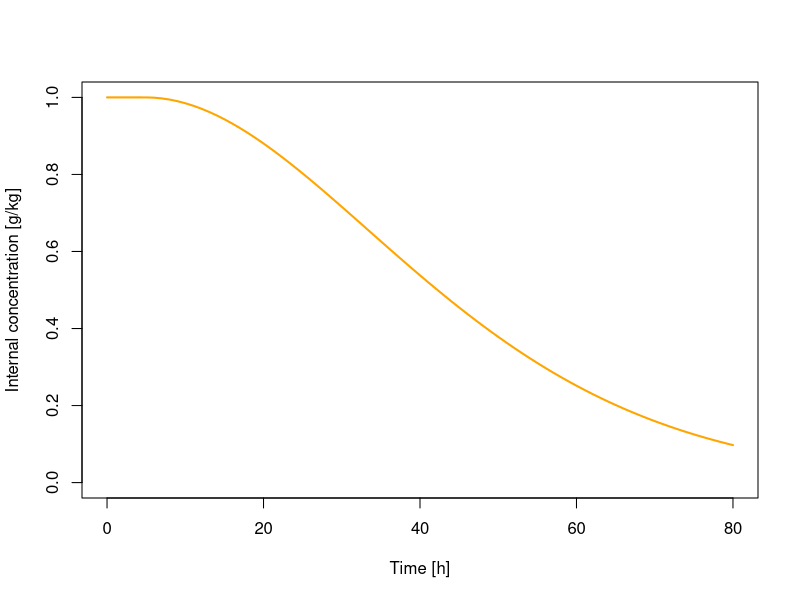

The R script that drew this image:
#Exercise 5
# Replace the bioaccumulation model by the one-parameter function for the scaled internal concentration Ci.
# Compare modeling results for the scaled internal concentration with the ones obtained from Exercise 4
  
  
#packages, settings
library(deSolve)
#par(mfrow=c(1,2))

#toxicokinetic function
F_tktd <- function(t, y,  pars, input) {
  with(as.list(c(y, pars)), {
    #exposure concentration
    Cw     <- input(t)
    #internal concentration
     
    dD <- kd*(Cw - D)
    dH <- b * max(D-z,0)+hb
    return(list(c(dD, dH))) 
  })
}


#Inputs
conc <- read.csv("exposure_scenario.csv", header=FALSE, sep=",", skip=1)
t <- conc[,1]           #time vector

for (i in 1:1){

    Cw <- approxfun(t, conc[,i+1],  rule = 2, method = "constant") #interpolation
    
    #Initial state variables
    ini=c(D=0, H=0)
    
    #parameters
    pars<-c(z=0.01, #threshold
            b=0.5,  #slope
            hb=0,   #background hazard rate
            kd =0.0175 ) # dominant rate
    
    #call function, collect outputs
    out<- lsoda(y = ini,times = t, func = F_tktd, pars, input=Cw)
    
    
    #plot results
    plot(out[,1], exp(-out[,3]), type="l", lty= 1, lwd=2, col="orange", xlab = "Time [h]", ylab = "Internal concentration [g/kg]", ylim=c(0, 1))
     #lines(out[,1], out[,3], lty= 1, lwd=2, col="steelblue")

}  
